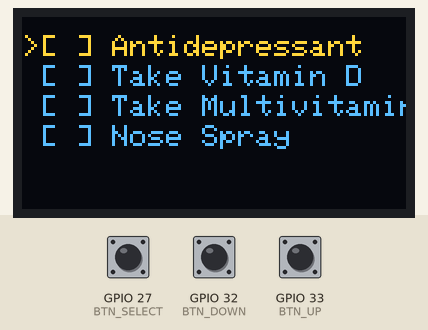
This sketch was run on a simulated ESP32. On the bench: 128×64 one-colour display. The test bench sets the inputs (shaded band); at power-on: GPIO 32 (BTN_DOWN) HIGH, GPIO 33 (BTN_UP) HIGH, GPIO 27 (BTN_SELECT) HIGH. The OLED is the two-colour kind (top 16 rows yellow); WiFi joins after 1.5 s; servers stay silent unless stated; the local clock reads 2024-03-15 10:24:30 at power-on unless the sketch sets it; storage starts empty; what the sketch prints to the serial monitor is not drawn. At 38.6 s the program puts the board to deep sleep or switches it off; the recording ends there.

Above: at 2.8 s.
2.9 s: GPIO 32 (BTN_DOWN) pulled LOW for 0.15 s
At 4.4 s:
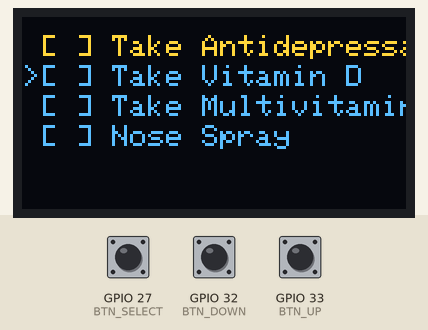
4.7 s: GPIO 33 (BTN_UP) pulled LOW for 0.15 s
At 5.18 s:
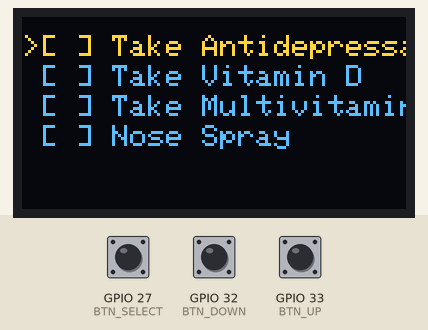
5.4 s: GPIO 27 (BTN_SELECT) pulled LOW for 0.15 s
At 5.78 s:
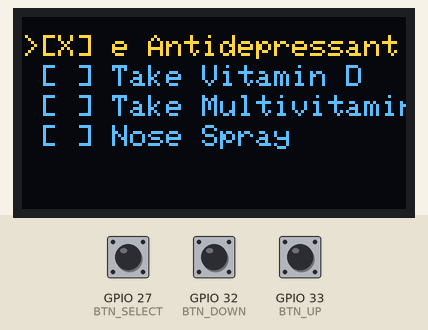
6.1 s: GPIO 27 (BTN_SELECT) pulled LOW for 1 s
At 7.38 s:
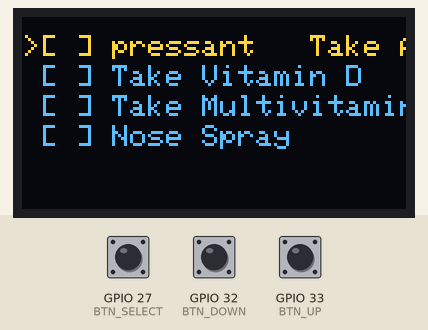
7.7 s: GPIO 27 (BTN_SELECT) pulled LOW for 0.15 s
At 8.18 s:
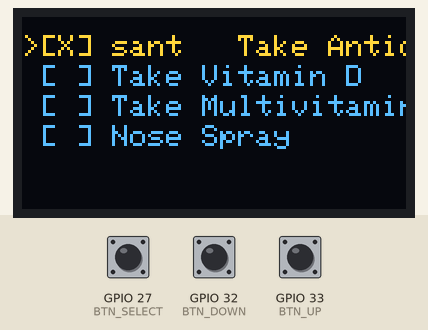
8.4 s: GPIO 32 (BTN_DOWN) pulled LOW for 0.15 s
At 9.0 s:
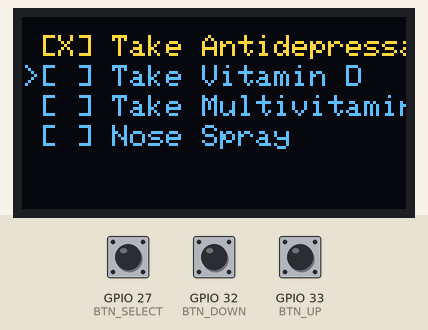
Timing chart, 0 to 11.4 s (numbered marks = the images above; inputs shaded):
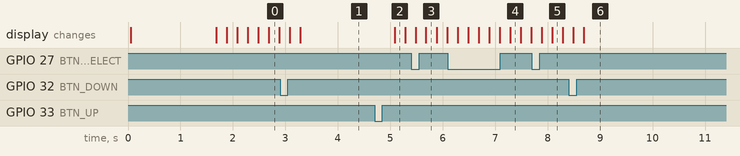

Measured:
- after the input at 2.9 s, the display: first differs from a run without the input after 0.38 s (image 1)
- after the input at 4.7 s, the display: changes after 0.38 s (image 2)
- after the input at 5.4 s, the display: first differs from a run without the input after 0.28 s (image 3)
- after the input at 6.1 s, the display: first differs from a run without the input after 1.2 s (image 4)
- after the input at 7.7 s, the display: first differs from a run without the input after 0.38 s (image 5)
- after the input at 8.4 s, the display: first differs from a run without the input after 0.29 s (image 6)

The sketch:

HabitTracker.ino
```cpp
#include <Wire.h>
#include <Adafruit_GFX.h>
#include <Adafruit_SSD1306.h>
#include <OneButton.h>
#include <time.h>
#include <WiFi.h>
#include <ESPAsyncWebServer.h>
#include <LittleFS.h>
#include <ArduinoJson.h>

// =====================
// VARIABLES
// =====================

// ---------------------
// Display
// ---------------------
#define SCREEN_WIDTH 128
#define SCREEN_HEIGHT 64
#define DRAW_INTERVAL 200  // ms between redraws
#define SCROLL_GAP "   "
#define TOP_OFFSET 6  // vertical offset to clear the yellow/blue split on the OLED

Adafruit_SSD1306 display(SCREEN_WIDTH, SCREEN_HEIGHT, &Wire, -1);

unsigned long lastDrawn = 0;
uint16_t rowHeight = 0;
int maxVisible = 0;
int verticalScrollOffset = 0;
int horizontalScrollOffset = 0;
int lastSelected = -1;

// ---------------------
// Input
// ---------------------
#define BTN_UP     33
#define BTN_DOWN   32
#define BTN_SELECT 27
#define SLEEP_TIMEOUT_MS (30 * 1000)  // 30 seconds of inactivity before sleep
#define LONG_PRESS_MS 2000            // hold duration to trigger a long press action

unsigned long lastInteractionAt = 0;  // regular RAM — intentionally resets to 0 on each wake

OneButton btnUp(BTN_UP);
OneButton btnDown(BTN_DOWN);
OneButton btnSelect(BTN_SELECT);

// ---------------------
// WiFi
// ---------------------
#define WIFI_SSID        "ATAT-FTW"
#define WIFI_PASSWORD    "MFS131313"
#define WIFI_TIMEOUT_MS  10000

AsyncWebServer server(80);

// ---------------------
// Data
// ---------------------
#define RESET_AFTER_SEC    (15UL * 60 * 60)  // 15 hours in seconds
#define MAX_HABIT_NAME_LEN 32
#define MAX_HABITS         10

struct Habit {
  char name[MAX_HABIT_NAME_LEN];
  bool done;
};

struct AppState {
  Habit* habits;
  int habitCount;
  int selected;
  bool dirty;
  time_t firstDoneAt;  // RTC timestamp when first habit was marked done; 0 = not started
  bool initialized;    // false on first boot, true after — survives deep sleep
};

RTC_DATA_ATTR Habit habits[MAX_HABITS] = {
  {"Take Antidepressant", false},
  {"Take Vitamin D", false},
  {"Take Multivitamin", false},
  {"Nose Spray", false}
};
RTC_DATA_ATTR AppState state = { habits, 4, 0, true, 0, false };

// =====================
// METHODS
// =====================

void setup() {
  delay(50);  // let ROM bootloader output finish before opening serial
  Serial.begin(115200);

  // start WiFi immediately so it connects in the background while the rest of setup runs
  WiFi.begin(WIFI_SSID, WIFI_PASSWORD);
  unsigned long wifiStartedAt = millis();

  pinMode(BTN_UP,     INPUT_PULLUP);
  pinMode(BTN_DOWN,   INPUT_PULLUP);
  pinMode(BTN_SELECT, INPUT_PULLUP);

  // if waking from deep sleep, SELECT is still physically held down — wait for release
  // before attaching callbacks so the wake press isn't processed as a click
  if (esp_sleep_get_wakeup_cause() == ESP_SLEEP_WAKEUP_EXT0)
    while (digitalRead(BTN_SELECT) == LOW) {}

  btnUp.attachClick(onUpClick);
  btnDown.attachClick(onDownClick);
  btnSelect.attachClick(onSelectClick);
  btnSelect.attachLongPressStart(onSelectLongPress);
  btnSelect.setPressTicks(LONG_PRESS_MS);

  if (!display.begin(SSD1306_SWITCHCAPVCC, 0x3C)) {
    Serial.println(F("SSD1306 allocation failed"));
    for (;;);
  }

  if (!state.initialized) {
    delay(100);  // brief settle time after display.begin() on first boot
    Serial.println("SSD1306 initialized successfully");
    loadHabitsFromFlash();  // load saved habit names from LittleFS, falls back to hardcoded defaults
    state.initialized = true;
  }

  state.dirty = true;  // force full redraw on both first boot and wake
  horizontalScrollOffset = 0;
  verticalScrollOffset = 0;
  lastSelected = -1;
  setupDisplay();
  // TODO: habits don't render until after WiFi — draw should happen before setupWifi blocks
  lastInteractionAt = millis();
  if (setupWifi(wifiStartedAt))
    setupServer();
}

void loop() {
  btnUp.tick();
  btnDown.tick();
  btnSelect.tick();

  // auto-reset 15 hours after first habit is marked done
  if (state.firstDoneAt != 0 && (time(nullptr) - state.firstDoneAt) >= RESET_AFTER_SEC)
    resetHabits();

  if (millis() - lastInteractionAt >= SLEEP_TIMEOUT_MS)
    goToSleep();

  draw();
}

// ---------------------
// Input
// ---------------------

void onUpClick() {
  state.selected = (state.selected - 1 + state.habitCount) % state.habitCount;
  state.dirty = true;
  lastInteractionAt = millis();
}

void onDownClick() {
  state.selected = (state.selected + 1) % state.habitCount;
  state.dirty = true;
  lastInteractionAt = millis();
}

void onSelectClick() {
  bool wasDone = state.habits[state.selected].done;
  state.habits[state.selected].done = !wasDone;
  if (!wasDone && state.firstDoneAt == 0)
    state.firstDoneAt = time(nullptr);
  // TODO: if all habits are now done, play a fireworks/celebration animation
  state.dirty = true;
  lastInteractionAt = millis();
}

void onSelectLongPress() {
  resetHabits();
  lastInteractionAt = millis();
}

void goToSleep() {
  display.ssd1306_command(SSD1306_DISPLAYOFF);
  // EXT0 watches a single pin — SELECT is the wake button (active LOW, wired with INPUT_PULLUP)
  esp_sleep_enable_ext0_wakeup(GPIO_NUM_27, LOW);
  esp_deep_sleep_start();
}

// ---------------------
// Display
// ---------------------

void setupDisplay() {
  display.clearDisplay();
  display.display();  // push blank to screen immediately so stale OLED content doesn't linger
  display.setFont();
  display.setTextSize(1);
  display.setTextColor(SSD1306_WHITE);
  display.setTextWrap(false);

  // calculate row height based on font size (assuming all chars have same height)
  int16_t x1, y1;
  uint16_t charW, charH;
  display.getTextBounds("A", 0, 0, &x1, &y1, &charW, &charH);
  rowHeight = charH + 2;  // +2px padding between rows

  maxVisible = (SCREEN_HEIGHT - TOP_OFFSET) / rowHeight;
}

// returns true if the given name overflows the screen width when prefixed with the given prefix
bool needsHorizontalScroll(const String& prefix, const char* name) {
  int16_t x1, y1;
  uint16_t prefixW, prefixH, nameW, nameH;
  display.getTextBounds(prefix, 0, 0, &x1, &y1, &prefixW, &prefixH);
  display.getTextBounds(name, 0, 0, &x1, &y1, &nameW, &nameH);
  return nameW > (SCREEN_WIDTH - prefixW);
}

String buildPrefix(int habitIndex) {
  String prefix = (habitIndex == state.selected) ? ">" : " ";
  prefix += state.habits[habitIndex].done ? "[X] " : "[ ] ";
  return prefix;
}

void drawHabitRow(int habitIndex, int screenRow) {
  int16_t y = screenRow * rowHeight + TOP_OFFSET;
  display.fillRect(0, y, SCREEN_WIDTH, rowHeight, SSD1306_BLACK);
  display.setCursor(0, y);

  String prefix = buildPrefix(habitIndex);
  String name = state.habits[habitIndex].name;

  if (habitIndex == state.selected && needsHorizontalScroll(prefix, state.habits[habitIndex].name)) {
    String padded = name + SCROLL_GAP + name;
    name = padded.substring(horizontalScrollOffset, horizontalScrollOffset + name.length());
  }

  display.print(prefix + name);
}

void drawScrollArrows() {
  int cx = SCREEN_WIDTH - 4;
  // up arrow (only if scrolled down)
  if (verticalScrollOffset > 0)
    display.fillTriangle(cx - 3, 5, cx + 3, 5, cx, 1, SSD1306_WHITE);
  // down arrow
  int16_t bottom = maxVisible * rowHeight + TOP_OFFSET;
  display.fillTriangle(cx - 3, bottom, cx + 3, bottom, cx, bottom + 4, SSD1306_WHITE);
}

void draw() {
  unsigned long now = millis();
  if (now - lastDrawn < DRAW_INTERVAL) return;
  lastDrawn = now;

  // reset scroll when selection changes
  if (state.selected != lastSelected) {
    horizontalScrollOffset = 0;
    lastSelected = state.selected;
  }

  // only checks if selected habit text overflows and needs horizontal scrolling.
  // other state changes (done toggle, selection change) trigger a full
  // redraw via state.dirty since they happen infrequently.
  String selectedPrefix = buildPrefix(state.selected);
  bool horizontalScrolling = needsHorizontalScroll(selectedPrefix, state.habits[state.selected].name);

  if (!state.dirty && !horizontalScrolling) return;

  // TODO: clean up vertical scroll logic
  bool needsVerticalScroll = state.habitCount > maxVisible;

  // if selected wrapped to top, reset offset
  if (state.selected == 0) verticalScrollOffset = 0;
  // if selected is past what's visible, offset by the overflow
  else if (state.selected >= maxVisible + verticalScrollOffset)
    verticalScrollOffset = state.selected - maxVisible + 1;

  if (state.dirty) {
    display.clearDisplay();
    for (int screenRow = 0; screenRow < maxVisible && (screenRow + verticalScrollOffset) < state.habitCount; screenRow++)
      drawHabitRow(verticalScrollOffset + screenRow, screenRow);

    if (needsVerticalScroll) drawScrollArrows();

    state.dirty = false;
  } else // only redraw the scrolling row
    drawHabitRow(state.selected, state.selected - verticalScrollOffset);

  // update scroll offset for next draw if needed
  if (horizontalScrolling) {
    int nameLen = strlen(state.habits[state.selected].name);
    int wrapLen = nameLen + strlen(SCROLL_GAP);
    horizontalScrollOffset = (horizontalScrollOffset + 1) % wrapLen;
  }

  display.display();
}

// ---------------------
// WiFi
// ---------------------

void setupServer() {
  if (!LittleFS.begin()) {
    Serial.println("LittleFS mount failed — web UI unavailable");
    return;
  }

  server.on("/", HTTP_GET, [](AsyncWebServerRequest *request) {
    request->send(LittleFS, "/index.html", "text/html");
  });

  server.on("/style.css", HTTP_GET, [](AsyncWebServerRequest *request) {
    request->send(LittleFS, "/style.css", "text/css");
  });

  // keeps the device awake while the page is open (browser pings every 20s)
  server.on("/ping", HTTP_GET, [](AsyncWebServerRequest *request) {
    lastInteractionAt = millis();
    request->send(200);
  });

  server.on("/habits", HTTP_GET, [](AsyncWebServerRequest *request) {
    lastInteractionAt = millis();
    DynamicJsonDocument doc(1024);
    JsonArray arr = doc.to<JsonArray>();
    for (int i = 0; i < state.habitCount; i++)
      arr.add(state.habits[i].name);
    String json;
    serializeJson(doc, json);
    request->send(200, "application/json", json);
  });

  server.on("/habits", HTTP_POST,
    [](AsyncWebServerRequest *request) {},
    NULL,
    [](AsyncWebServerRequest *request, uint8_t *data, size_t len, size_t index, size_t total) {
      lastInteractionAt = millis();
      DynamicJsonDocument doc(1024);
      if (deserializeJson(doc, data, len)) {
        request->send(400, "text/plain", "Invalid JSON");
        return;
      }

      JsonArray arr = doc.as<JsonArray>();
      int newCount = min((int)arr.size(), MAX_HABITS);

      // check if anything actually changed before touching RAM or flash
      bool changed = (newCount != state.habitCount);
      if (!changed) {
        for (int i = 0; i < newCount; i++) {
          if (strcmp(habits[i].name, arr[i].as<const char*>()) != 0) { changed = true; break; }
        }
      }
      if (!changed) { request->send(200, "text/plain", "OK"); return; }

      // update RTC RAM with the new habit list
      for (int i = 0; i < newCount; i++) {
        strncpy(habits[i].name, arr[i].as<const char*>(), MAX_HABIT_NAME_LEN - 1);
        habits[i].name[MAX_HABIT_NAME_LEN - 1] = '\0';
        habits[i].done = false;
      }
      state.habitCount = newCount;
      if (state.selected >= newCount) state.selected = max(0, newCount - 1);
      state.dirty = true;

      // persist the updated RAM state to flash so it survives power loss
      saveHabitsToFlash();
      request->send(200, "text/plain", "OK");
    }
  );

  server.begin();
  Serial.println("Web server started");
}

bool setupWifi(unsigned long startedAt) {
  Serial.print("Connecting to WiFi");
  while (WiFi.status() != WL_CONNECTED && millis() - startedAt < WIFI_TIMEOUT_MS) {
    delay(100);
    Serial.print(".");
  }
  if (WiFi.status() == WL_CONNECTED) {
    Serial.print("\nWiFi connected: ");
    Serial.println(WiFi.localIP());
    return true;
  } else {
    Serial.println("\nWiFi connection failed — running without web UI");
    return false;
  }
}

// ---------------------
// State
// ---------------------

void loadHabitsFromFlash() {
  if (!LittleFS.begin()) return;
  File f = LittleFS.open("/habits.json", "r");
  if (!f) return;  // no saved file yet — keep hardcoded defaults

  DynamicJsonDocument doc(1024);
  if (deserializeJson(doc, f)) { f.close(); return; }  // malformed — keep defaults
  f.close();

  JsonArray arr = doc.as<JsonArray>();
  int count = min((int)arr.size(), MAX_HABITS);
  for (int i = 0; i < count; i++) {
    strncpy(habits[i].name, arr[i].as<const char*>(), MAX_HABIT_NAME_LEN - 1);
    habits[i].name[MAX_HABIT_NAME_LEN - 1] = '\0';
    habits[i].done = false;
  }
  state.habitCount = count;
  Serial.println("Habits loaded from LittleFS");
}

void saveHabitsToFlash() {
  File f = LittleFS.open("/habits.json", "w");
  if (!f) return;

  DynamicJsonDocument doc(1024);
  JsonArray arr = doc.to<JsonArray>();
  for (int i = 0; i < state.habitCount; i++)
    arr.add(habits[i].name);

  serializeJson(doc, f);
  f.close();
  Serial.println("Habits saved to LittleFS");
}

void resetHabits() {
  for (int i = 0; i < state.habitCount; i++)
    state.habits[i].done = false;
  state.firstDoneAt = 0;
  state.dirty = true;
}
```
